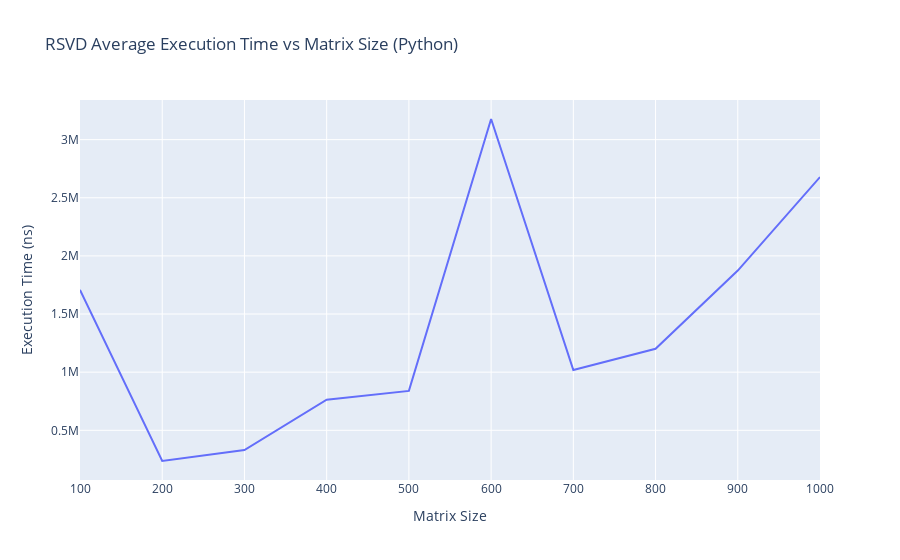

The notebook cell this image was saved under:
### Code cell
for mat in matrices:
    # Convert sparse matrix to dense array for the current RSVD implementation
    A = mat.toarray()
    start = time.time()
    u, s, v = rsvd(A, rank=rank)
    end = time.time()
    elapsed = (end - start) * 1e9  # Convert to nanoseconds for comparison
    times.append(elapsed)
    sizes.append(A.shape[0])

# Plot the results using Plotly
fig = px.line(
    x=sizes,
    y=times,
    title="RSVD Average Execution Time vs Matrix Size (Python)",
    labels={"x": "Matrix Size", "y": "Execution Time (ns)"},
)
fig.show()

### Figure 1 — Plotly figure (JSON) as saved in the notebook; plotly's stock layout.template omitted (floating-point values rounded to 4 significant figures)
{"data": [{"hovertemplate": "Matrix Size=%{x}<br>Execution Time (ns)=%{y}<extra></extra>", "legendgroup": "", "line": {"color": "#636efa", "dash": "solid"}, "marker": {"symbol": "circle"}, "mode": "lines", "name": "", "orientation": "v", "showlegend": false, "type": "scatter", "x": [100, 200, 300, 400, 500, 600, 700, 800, 900, 1000], "xaxis": "x", "y": [1708000.0, 236000.0, 330000.0, 763200.0, 839000.0, 3177000.0, 1019000.0, 1201000.0, 1874000.0, 2678000.0], "yaxis": "y"}], "layout": {"legend": {"tracegroupgap": 0}, "title": {"text": "RSVD Average Execution Time vs Matrix Size (Python)"}, "xaxis": {"anchor": "y", "domain": [0, 1], "title": {"text": "Matrix Size"}}, "yaxis": {"anchor": "x", "domain": [0, 1], "title": {"text": "Execution Time (ns)"}}}}
